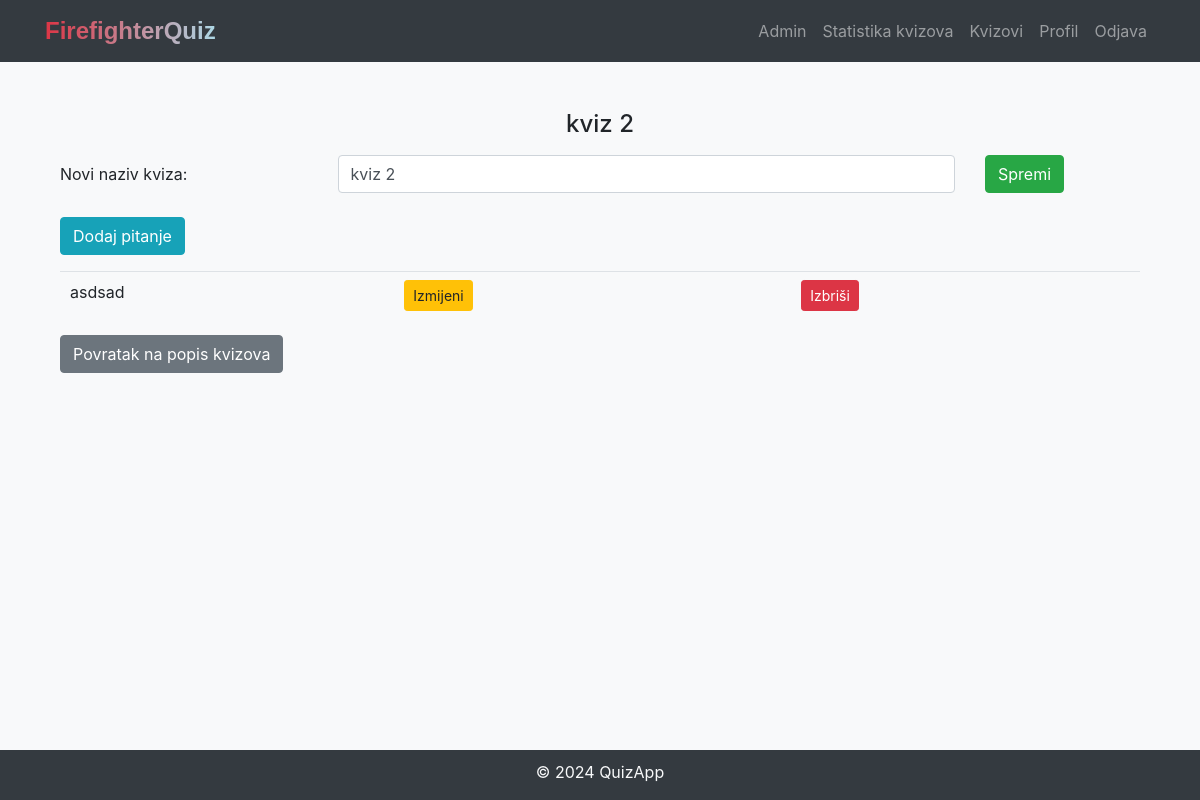
Before: /list_questions/6 (signed in) with the older database file.
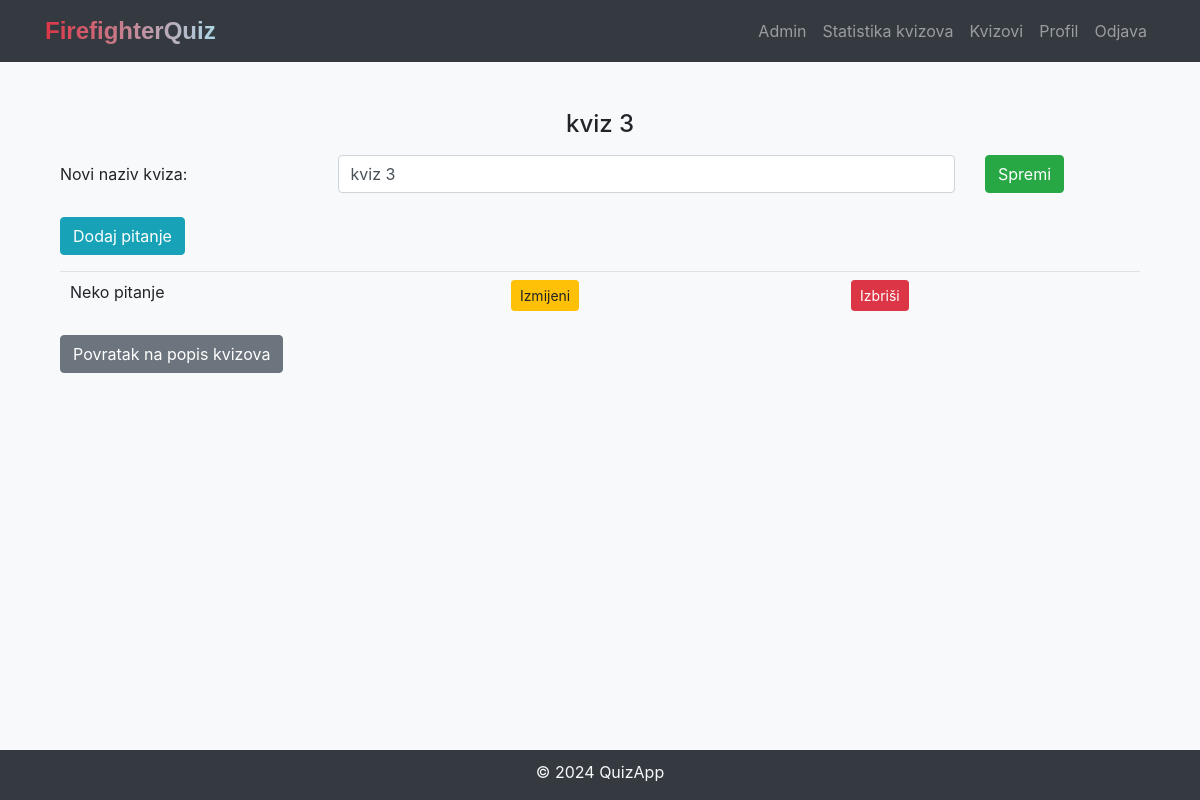
After: the same page with the newer database file.
### models.py (models this page shows)
class Quiz(db.Model):
    id = db.Column(db.Integer, primary_key=True)
    quiz_name = db.Column(db.String(255), nullable=False)
    questions = db.relationship('Question', backref='quiz', lazy=True)
    quiz_scores = db.relationship('QuizScore', backref='quiz', lazy=True)

class Question(db.Model):
    id = db.Column(db.Integer, primary_key=True)
    question_text = db.Column(db.String(255), nullable=False)
    quiz_id = db.Column(db.Integer, db.ForeignKey('quiz.id'), nullable=False)
    answers = db.relationship('Answer', backref='question', lazy=True)
    image_id = db.Column(db.Integer, db.ForeignKey('image.id'))

### views.py (the view)
@admin_app.route('/list_questions/<int:quiz_id>', methods=['GET', 'POST'])
@login_required
def list_questions(quiz_id):
    questions = Question.query.filter_by(quiz_id=quiz_id).all()
    selected_quiz = Quiz.query.get(quiz_id)
    edit_quiz_form = EditQuizForm()
    if edit_quiz_form.validate_on_submit():
        new_quiz_name = edit_quiz_form.new_quiz_name.data
        selected_quiz.quiz_name = new_quiz_name
        db.session.commit()
        return redirect(url_for('admin.list_questions', quiz_id=quiz_id))
    edit_quiz_form.new_quiz_name.data = selected_quiz.quiz_name
    return render_template('admin/listQuestions.html', quiz_id=quiz_id, quiz_name=selected_quiz.quiz_name,
                           questions=questions, edit_quiz_form=edit_quiz_form)

### forms.py
class EditQuizForm(FlaskForm):
    new_quiz_name = StringField('Novi naziv kviza', validators=[DataRequired()])
    submit = SubmitField('Spremi')

### models.py (called while the page is built)
@login_manager.user_loader
def load_user(user_id):
    return User.query.get(int(user_id))

### templates/admin/listQuestions.html (shortened to what this page needs)
<!DOCTYPE html>
<html lang="en">
<head>
    <link rel="stylesheet" type="text/css" href="https://cdn.datatables.net/1.10.24/css/jquery.dataTables.css">
    <link rel="stylesheet" href="https://maxcdn.bootstrapcdn.com/bootstrap/4.5.2/css/bootstrap.min.css">
    <link rel="stylesheet" href="{{ url_for('static', filename='css/styles.css') }}">
</head>
<body class="bg-light">
{% include 'navbar.html' %}
<div class="container mt-5">
    <h4 class="text-center">{{ quiz_name }}</h4>
    <form method="POST" action="{{ url_for('admin.list_questions', quiz_id=quiz_id) }}">
        <div class="container mt-3 mb-2">
            <div class="form-group row">
                <label for="new_quiz_name" class="col-sm-3 col-form-label">Novi naziv kviza:</label>
                <div class="col-sm-7">
                    <input type="text" id="new_quiz_name" name="new_quiz_name" class="form-control" value="{{ edit_quiz_form.new_quiz_name.data }}">
                </div>
                <div class="col-sm-2">
                    {{ edit_quiz_form.submit(class="btn btn-success") }}
                </div>
                </div>
        </div>
    </form>
    <div class="container mt-4 mb-2">
    <a href="{{ url_for('admin.add_question', quiz_id=quiz_id) }}" class="btn btn-info mb-3">Dodaj pitanje</a>
    <table class="table" id="questionsTable">
        <tbody>
        {% for question in questions %}
            <tr>
                <td>{{ question.question_text }}</td>
                <td>
                    <a href="{{ url_for('admin.edit_question', quiz_id=quiz_id, question_id=question.id) }}" class="btn btn-warning btn-sm">Izmijeni</a>
                </td>
                <td>
                    <a href="{{ url_for('admin.delete_question', quiz_id=quiz_id, question_id=question.id) }}" class="btn btn-danger btn-sm">Izbriši</a>
                </td>
            </tr>
        {% endfor %}
        </tbody>
    </table>
    <a class="btn btn-secondary mt-3 mb-5" href="{{ url_for('admin.admin_dashboard') }}">Povratak na popis kvizova</a>
</div>
</div>
{% include 'footer.html' %}
</body>
</html>

Changed rows visible on the page:
changed Quiz: quiz_name "kviz 2" → "kviz 3"; new_quiz_name "kviz 2" → "kviz 3"
changed Question: question_text "asdsad" → "Neko pitanje"
